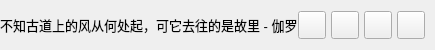
           <widget class="QFrame" name="contentTopBg">
            <property name="sizePolicy">
             <sizepolicy hsizetype="Preferred" vsizetype="Preferred">
              <horstretch>0</horstretch>
              <verstretch>0</verstretch>
             </sizepolicy>
            </property>
            <property name="minimumSize">
             <size>
              <width>0</width>
              <height>50</height>
             </size>
            </property>
            <property name="maximumSize">
             <size>
              <width>16777215</width>
              <height>50</height>
             </size>
            </property>
            <property name="styleSheet">
             <string notr="true"/>
            </property>
            <property name="frameShape">
             <enum>QFrame::NoFrame</enum>
            </property>
            <property name="frameShadow">
             <enum>QFrame::Raised</enum>
            </property>
            <layout class="QHBoxLayout" name="horizontalLayout_2">
             <property name="spacing">
              <number>0</number>
             </property>
             <property name="leftMargin">
              <number>0</number>
             </property>
             <property name="topMargin">
              <number>0</number>
             </property>
             <property name="rightMargin">
              <number>10</number>
             </property>
             <property name="bottomMargin">
              <number>0</number>
             </property>
             <item>
              <widget class="QFrame" name="leftBox">
               <property name="sizePolicy">
                <sizepolicy hsizetype="Expanding" vsizetype="Preferred">
                 <horstretch>0</horstretch>
                 <verstretch>0</verstretch>
                </sizepolicy>
               </property>
               <property name="frameShape">
                <enum>QFrame::NoFrame</enum>
               </property>
               <property name="frameShadow">
                <enum>QFrame::Raised</enum>
               </property>
               <layout class="QHBoxLayout" name="horizontalLayout_4">
                <property name="spacing">
                 <number>0</number>
                </property>
                <property name="leftMargin">
                 <number>0</number>
                </property>
                <property name="topMargin">
                 <number>0</number>
                </property>
                <property name="rightMargin">
                 <number>0</number>
                </property>
                <property name="bottomMargin">
                 <number>0</number>
                </property>
                <item>
                 <widget class="QLabel" name="titleRightInfo">
                  <property name="sizePolicy">
                   <sizepolicy hsizetype="Preferred" vsizetype="Expanding">
                    <horstretch>0</horstretch>
                    <verstretch>0</verstretch>
                   </sizepolicy>
                  </property>
                  <property name="maximumSize">
                   <size>
                    <width>16777215</width>
                    <height>45</height>
                   </size>
                  </property>
                  <property name="font">
                   <font>
                    <family>Segoe UI</family>
                    <pointsize>10</pointsize>
                    <italic>false</italic>
                    <bold>false</bold>
                   </font>
                  </property>
                  <property name="styleSheet">
                   <string notr="true"/>
                  </property>
                  <property name="text">
                   <string>不知古道上的风从何处起，可它去往的是故里 - 伽罗</string>
                  </property>
                  <property name="alignment">
                   <set>Qt::AlignLeading|Qt::AlignLeft|Qt::AlignVCenter</set>
                  </property>
                 </widget>
                </item>
               </layout>
              </widget>
             </item>
             <item>
              <widget class="QFrame" name="rightButtons">
               <property name="minimumSize">
                <size>
                 <width>0</width>
                 <height>28</height>
                </size>
               </property>
               <property name="styleSheet">
                <string notr="true"/>
               </property>
               <property name="frameShape">
                <enum>QFrame::NoFrame</enum>
               </property>
               <property name="frameShadow">
                <enum>QFrame::Raised</enum>
               </property>
               <layout class="QHBoxLayout" name="horizontalLayout_5">
                <property name="spacing">
                 <number>5</number>
                </property>
                <property name="leftMargin">
                 <number>0</number>
                </property>
                <property name="topMargin">
                 <number>0</number>
                </property>
                <property name="rightMargin">
                 <number>0</number>
                </property>
                <property name="bottomMargin">
                 <number>0</number>
                </property>
                <item>
                 <widget class="QPushButton" name="settingsTopBtn">
                  <property name="minimumSize">
                   <size>
                    <width>28</width>
                    <height>28</height>
                   </size>
                  </property>
                  <property name="maximumSize">
                   <size>
                    <width>28</width>
                    <height>28</height>
                   </size>
                  </property>
                  <property name="cursor">
                   <cursorShape>PointingHandCursor</cursorShape>
                  </property>
                  <property name="toolTip">
                   <string>Settings</string>
                  </property>
                  <property name="text">
                   <string/>
                  </property>
                  <property name="icon">
                   <iconset resource="icon.qrc">
                    <normaloff>:/icons/icons/icon_settings.png</normaloff>:/icons/icons/icon_settings.png</iconset>
                  </property>
                  <property name="iconSize">
                   <size>
                    <width>20</width>
                    <height>20</height>
                   </size>
                  </property>
                 </widget>
                </item>
                <item>
                 <widget class="QPushButton" name="minimizeAppBtn">
                  <property name="minimumSize">
                   <size>
                    <width>28</width>
                    <height>28</height>
                   </size>
                  </property>
                  <property name="maximumSize">
                   <size>
                    <width>28</width>
                    <height>28</height>
                   </size>
                  </property>
                  <property name="cursor">
                   <cursorShape>PointingHandCursor</cursorShape>
                  </property>
                  <property name="toolTip">
                   <string>Minimize</string>
                  </property>
                  <property name="text">
                   <string/>
                  </property>
                  <property name="icon">
                   <iconset resource="icon.qrc">
                    <normaloff>:/icons/icons/icon_minimize.png</normaloff>:/icons/icons/icon_minimize.png</iconset>
                  </property>
                  <property name="iconSize">
                   <size>
                    <width>20</width>
                    <height>20</height>
                   </size>
                  </property>
                 </widget>
                </item>
                <item>
                 <widget class="QPushButton" name="maximizeRestoreAppBtn">
                  <property name="minimumSize">
                   <size>
                    <width>28</width>
                    <height>28</height>
                   </size>
                  </property>
                  <property name="maximumSize">
                   <size>
                    <width>28</width>
                    <height>28</height>
                   </size>
                  </property>
                  <property name="font">
                   <font>
                    <family>Segoe UI</family>
                    <pointsize>10</pointsize>
                    <italic>false</italic>
                    <bold>false</bold>
                    <stylestrategy>PreferDefault</stylestrategy>
                   </font>
                  </property>
                  <property name="cursor">
                   <cursorShape>PointingHandCursor</cursorShape>
                  </property>
                  <property name="toolTip">
                   <string>Maximize</string>
                  </property>
                  <property name="text">
                   <string/>
                  </property>
                  <property name="icon">
                   <iconset resource="icon.qrc">
                    <normaloff>:/icons/icons/icon_maximize.png</normaloff>:/icons/icons/icon_maximize.png</iconset>
                  </property>
                  <property name="iconSize">
                   <size>
                    <width>20</width>
                    <height>20</height>
                   </size>
                  </property>
                 </widget>
                </item>
                <item>
                 <widget class="QPushButton" name="closeAppBtn">
                  <property name="minimumSize">
                   <size>
                    <width>28</width>
                    <height>28</height>
                   </size>
                  </property>
                  <property name="maximumSize">
                   <size>
                    <width>28</width>
                    <height>28</height>
                   </size>
                  </property>
                  <property name="cursor">
                   <cursorShape>PointingHandCursor</cursorShape>
                  </property>
                  <property name="toolTip">
                   <string>Close</string>
                  </property>
                  <property name="text">
                   <string/>
                  </property>
                  <property name="icon">
                   <iconset resource="icon.qrc">
                    <normaloff>:/icons/icons/icon_close.png</normaloff>:/icons/icons/icon_close.png</iconset>
                  </property>
                  <property name="iconSize">
                   <size>
                    <width>20</width>
                    <height>20</height>
                   </size>
                  </property>
                 </widget>
                </item>
               </layout>
              </widget>
             </item>
            </layout>
           </widget>
